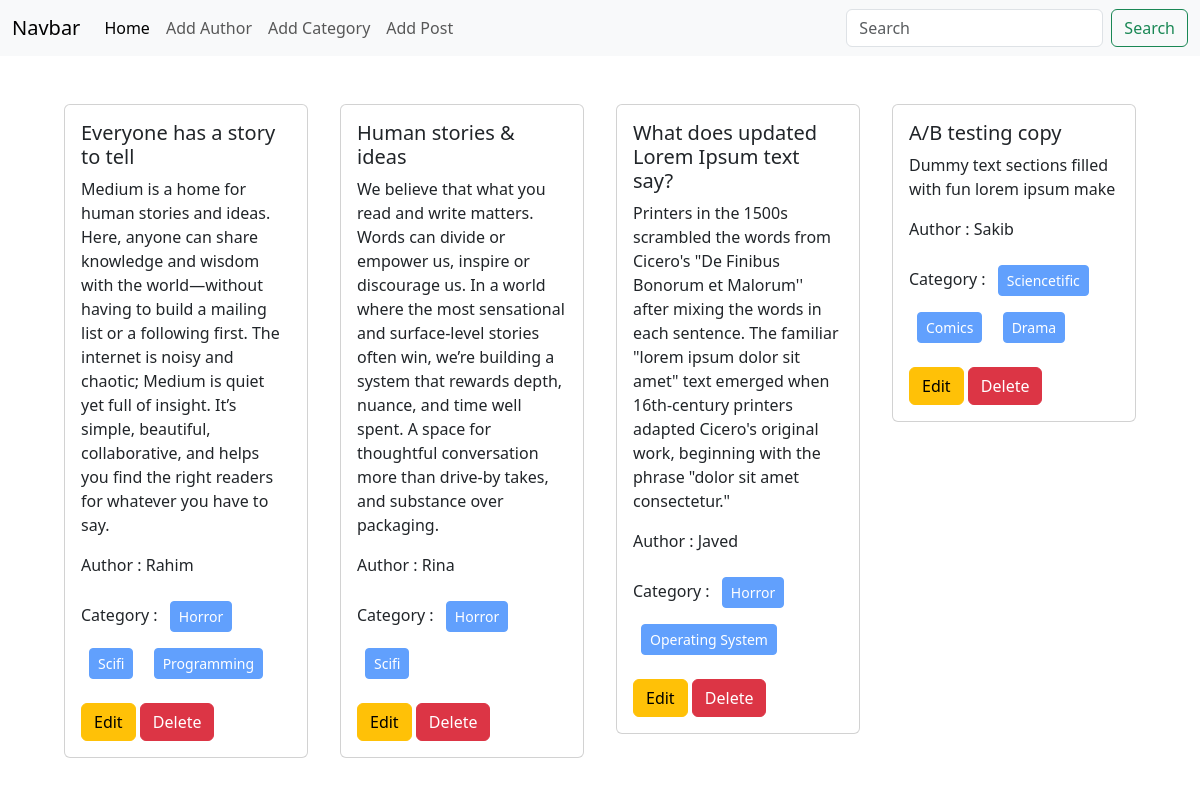
The page / on the database its author committed.
### posts/models.py (models this page shows, shortened)
class Post(models.Model):
    title = models.CharField(max_length=50)
    content = models.TextField()
    category = models.ManyToManyField(Category) #Ekta post multiple categorir moddhe thakte pare abr ekta categorir moddhe multiple post thakte pare
    author = models.ForeignKey(Author, on_delete=models.CASCADE)

### author/models.py (models this page shows, shortened)
class Author(models.Model):
    name = models.CharField(max_length=100)
    bio = models.TextField()
    phone_no = models.CharField(max_length=12)

### categories/models.py (models this page shows, shortened)
class Category(models.Model):
    name = models.CharField(max_length=100)

### blog_project/views.py (the view)
# urls.py: path('', views.home, name='homepage'),
def home(request):
    data = Post.objects.all()
    return render(request, 'home.html', {'data' : data})

### templates/home.html
{% extends 'base.html' %}
{% block content  %}
<div class="d-flex flex-wrap justify-content-center px-5 pt-5">
  {% for post in data %}
   <div class="col-sm-3 mb-3 mb-sm-0">
    <div class="card mx-3">
      <div class="card-body">
        <h5 class="card-title">{{post.title}}</h5>
        <p class="card-text">{{post.content}}</p>
        <p>Author : {{post.author.name}}</p>
        <p>Category :
          {% for cat in post.category.all %}
          <button class="btn btn-primary btn-sm m-2" disabled >{{cat.name}}</button>
          {% endfor %}
        </p>
        <a href="{% url 'edit_post' post.id %}" class="btn btn-warning">Edit</a>
        <a href="{% url 'delete_post' post.id %}" class="btn btn-danger">Delete</a>
      </div>
    </div>
  </div>
  {% endfor %}
</div>
{% endblock  %}

### templates/base.html (shortened to what this page needs)
<!doctype html>
<html lang="en">
  <head>
    <link href="https://cdn.jsdelivr.net/npm/bootstrap@5.3.8/dist/css/bootstrap.min.css" rel="stylesheet">
  </head>
  <body>
      <nav class="navbar navbar-expand-lg bg-body-tertiary">
    <div class="container-fluid">
      <a class="navbar-brand" href="#">Navbar</a>
      <div class="collapse navbar-collapse" id="navbarSupportedContent">
        <ul class="navbar-nav me-auto mb-2 mb-lg-0">
          <li class="nav-item">
            <a class="nav-link active" aria-current="page" href="{% url 'homepage' %}">Home</a>
          </li>
          <li class="nav-item">
            <a class="nav-link" href="{% url 'add_author' %}">Add Author</a>
          </li>
          <li class="nav-item">
            <a class="nav-link" href="{% url 'add_category' %}">Add Category</a>
          </li>
          <li class="nav-item">
            <a class="nav-link" href="{% url 'add_post' %}">Add Post</a>
          </li>
        </ul>
        <form class="d-flex" role="search">
          <input class="form-control me-2" type="search" placeholder="Search" aria-label="Search"/>
          <button class="btn btn-outline-success" type="submit">Search</button>
        </form>
      </div>
    </div>
  </nav>
  {% block content %}
  {% endblock %}
  </body>
</html>

### rows shown on the page
Post: title "Everyone has a story to tell", content "Medium is a home for human stories and ideas. Here, anyone can share knowledge and wisdom with the world—without having to build a mailing list or a following first. The internet is noisy and chaotic; Medium is quiet yet full of insight. It’s simple, beautiful, collaborative, and helps you find the right readers for whatever you have to say.", author.name "Rahim"
Category: name "Horror"
Category: name "Scifi"
Category: name "Programming"
Post: title "Human stories & ideas", content "We believe that what you read and write matters. Words can divide or empower us, inspire or discourage us. In a world where the most sensational and surface-level stories often win, we’re building a system that rewards depth, nuance, and time well spent. A space for thoughtful conversation more than drive-by takes, and substance over packaging.", author.name "Rina"
Post: title "What does updated Lorem Ipsum text say?", content "Printers in the 1500s scrambled the words from Cicero's \"De Finibus Bonorum et Malorum'' after mixing the words in each sentence. The familiar \"lorem ipsum dolor sit amet\" text emerged when 16th-century printers adapted Cicero's original work, beginning with the phrase \"dolor sit amet consectetur.\"", author.name "Javed"
Category: name "Operating System"
Post: title "A/B testing copy", content "Dummy text sections filled with fun lorem ipsum make", author.name "Sakib"
Category: name "Sciencetific"
Category: name "Comics"
Category: name "Drama"
